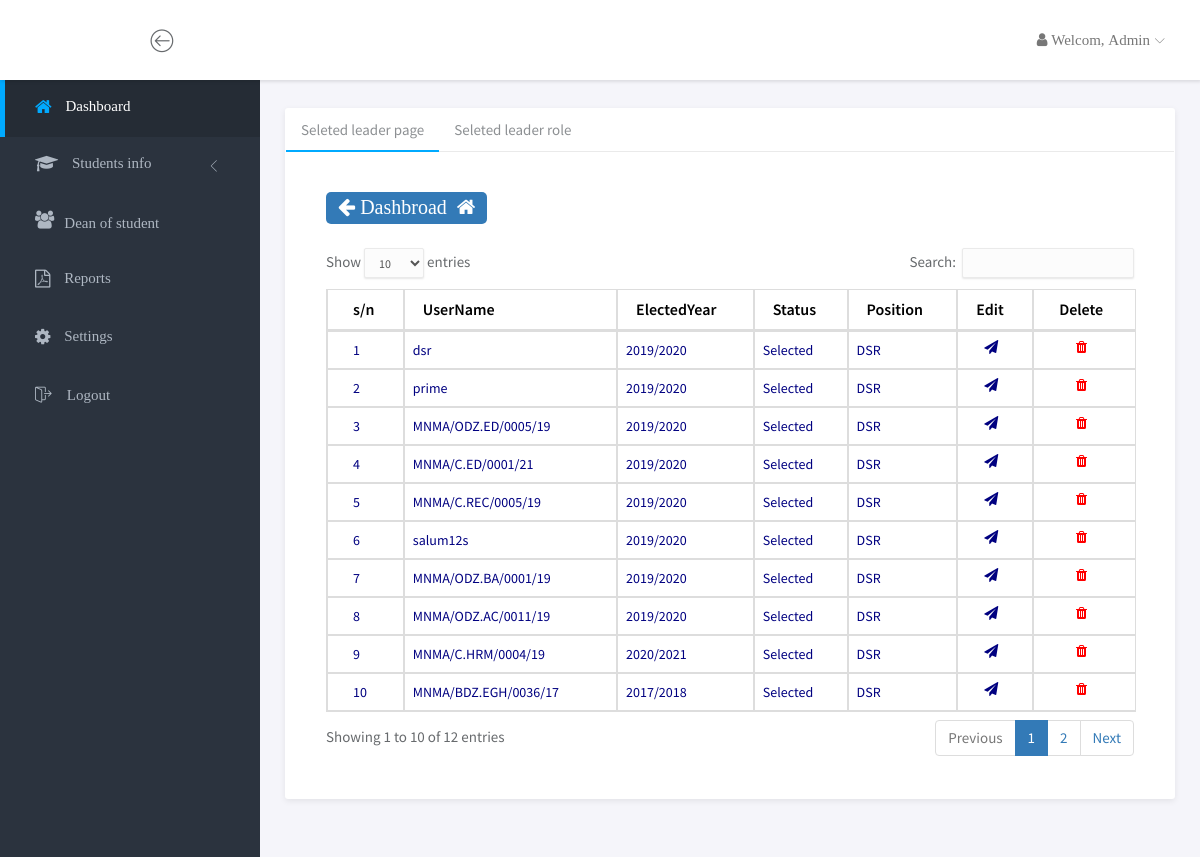
/dash_admin/pages/leader_selected.php (signed in), run on the app's committed database.
### tables this page shows
CREATE TABLE `selectedleader` (
  `LeaderID` int(11) NOT NULL,
  `RegNo` varchar(50) NOT NULL,
  `Possition` varchar(50) DEFAULT NULL,
  `ElectedYear` varchar(50) NOT NULL,
  `Status` varchar(50) DEFAULT NULL
);

### dash_admin/pages/leader_selected.php (the view, shortened to what this page needs)
<?php
	include '../include/header_dataTables.php';
	require_once 'dashbroad.php';
?>
	<div id="wrapper">
		<div class="main">
			<div class="main-content">
				<div class="container-fluid">
					<div class="panel panel-profile">
						<div class="clearfix">
							<div class="custom-tabs-line tabs-line-bottom left-aligned">
								<ul class="nav" role="tablist">
									<li class="active"><a href="#tab-bottom-left1" role="tab" data-toggle="tab">Seleted leader page</a></li>
									<li><a href="#tab-bottom-left2" role="tab" data-toggle="tab">Seleted leader  role</a></li>
								</ul>
							</div>
							<div class="tab-content">
								<div class="tab-pane fade in active" id="tab-bottom-left1">
									<div class="panel-heading">
										<div class="left">
											<span class="label label-primary lb-style-st-1">
												<a href="index.php" style="color:white" class="fa fa-arrow-left "> Dashbroad  &nbsp;<i class="fa fa-home"></i></a>
											</span>
										</div>
									</div>
									<div class="panel-body">
										<table class="table  table-bordered table-hover" id="dataTables-example" >
											<thead>
									            <tr style="color: black; text-align: center;">
									            	<th>s/n</th>
													<th>UserName</th>
													<th>ElectedYear</th>
													<th>Status</th>
									                <th>Position</th>
									                <th> Edit</th>
									                <th> Delete</th>
												 </tr>
									        </thead>
									        <tbody>
												<?php
													$no = 1;
													$query=mysqli_query($con,"select * from selectedleader where Status='Selected' ");
															while($row=mysqli_fetch_array($query))
															{
																?>
																<tr style="color: #000080; font-size: 14px;">
																	<td><?php echo $no ?></td>
																	<td><?php echo $row['RegNo']; ?></td>
																	<td><?php echo $row['ElectedYear']; ?></td>
																	<td><?php echo $row['Status']; ?></td>
																	<td><?php echo $row['Possition']; ?></td>
																	<td>
															             <a href="selected_edt.php?Change=<?php echo $row['RegNo']; ?>">
															                    <span class="fa fa-send " style="padding-left: 31%; color: #000080;" title="Edit">
															                     </span>
															            </a>
															        </td>
															        <td>
																		<a href="selected__del.php?Ddelete=<?php echo $row['RegNo'];   ?>" onclick="return confirm('Are you sure want to delete..?')">
																			<span class="fa fa-trash " style="color: #FF0000; padding-left: 25%;" title="Delete">
																			</span>
																		</a>
																	</td>
																</tr>
												<?php
													$no = $no +  1;
														}
												?>
											</tbody>
										</table>
									</div>
								</div>
							</div>
						</div>
					</div>
				</div>
			</div>
		</div>
	</div>
<?php
	include '../include/footer_dataTables.php';
?>

### assets/css/main.css (style rules this page uses)
html { position: relative; min-height: 100%; }
body { background-color: #F3F5F8; font-family: "Source Sans Pro", sans-serif; font-size: 15px; color: #676a6d; }
a { color: #3287B2; }
th { font-weight: 600; }
#wrapper .main { -webkit-transition: all 0.3s ease-in-out; -moz-transition: all 0.3s ease-in-out; -ms-transition: all 0.3s ease-in-out; -o-transition: all 0.3s ease-in-out; transition: all 0.3s ease-in-out; width: calc(100% - 260px); left: 0; position: relative; float: right; background-color: #f5f5fa; }
#wrapper #sidebar-nav, #wrapper .main { padding-top: 80px; }
.main-content { padding: 28px 10px; }
.panel { -webkit-border-radius: 3px; -moz-border-radius: 3px; border-radius: 3px; -moz-box-shadow: 0 2px 6px rgba(0, 0, 0, 0.08); -webkit-box-shadow: 0 2px 6px rgba(0, 0, 0, 0.08); box-shadow: 0 2px 6px rgba(0, 0, 0, 0.08); background-color: #fff; margin-bottom: 30px; }
.panel .panel-heading, .panel .panel-body, .panel .panel-footer { padding-left: 25px; padding-right: 25px; }
.panel .panel-heading { padding-top: 20px; padding-bottom: 20px; position: relative; }
.panel .panel-body { padding-top: 10px; padding-bottom: 15px; }
.panel .table > thead > tr > td:first-child, .panel .table > thead > tr > th:first-child, .panel .table > tbody > tr > td:first-child, .panel .table > tbody > tr > th:first-child, .panel .table > tfoot > tr > td:first-child, .panel .table > tfoot > tr > th:first-child { padding-left: 25px; }
.panel .table > thead > tr > td:last-child, .panel .table > thead > tr > th:last-child, .panel .table > tbody > tr > td:last-child, .panel .table > tbody > tr > th:last-child, .panel .table > tfoot > tr > td:last-child, .panel .table > tfoot > tr > th:last-child { padding-left: 25px; }
.label { font-weight: normal; }
.custom-tabs-line ul { display: inline-block; vertical-align: middle; *vertical-align: auto; *zoom: 1; *display: inline; }
.custom-tabs-line ul > li { float: left; }
.custom-tabs-line ul > li a { color: #8d9093; font-weight: normal; }
.custom-tabs-line.tabs-line-bottom { border-bottom: 1px solid #eaeaea; }
.custom-tabs-line.tabs-line-bottom ul > li { margin-bottom: -1px; }
.custom-tabs-line.tabs-line-bottom a { border-bottom: 1px solid transparent; }
.custom-tabs-line.tabs-line-bottom .active a { border-bottom: 2px solid #00AAFF; }
.custom-tabs-line.left-aligned { text-align: left; }
.tab-pane { padding: 25px 15px; }
.panel-profile { position: relative; }

### assets/css/style.css (style rules this page uses)
.lb-style-st-1 { font-size: 20px; font-family: Times new roman; }

### data on the page
selectedleader: RegNo "dsr", ElectedYear "2019/2020", Status "Selected", Possition "DSR"
selectedleader: RegNo "prime", ElectedYear "2019/2020", Status "Selected", Possition "DSR"
selectedleader: RegNo "MNMA/ODZ.ED/0005/19", ElectedYear "2019/2020", Status "Selected", Possition "DSR"
selectedleader: RegNo "MNMA/C.ED/0001/21", ElectedYear "2019/2020", Status "Selected", Possition "DSR"
selectedleader: RegNo "MNMA/C.REC/0005/19", ElectedYear "2019/2020", Status "Selected", Possition "DSR"
selectedleader: RegNo "salum12s", ElectedYear "2019/2020", Status "Selected", Possition "DSR"
selectedleader: RegNo "MNMA/ODZ.BA/0001/19", ElectedYear "2019/2020", Status "Selected", Possition "DSR"
selectedleader: RegNo "MNMA/ODZ.AC/0011/19", ElectedYear "2019/2020", Status "Selected", Possition "DSR"
selectedleader: RegNo "MNMA/C.HRM/0004/19", ElectedYear "2020/2021", Status "Selected", Possition "DSR"
selectedleader: RegNo "MNMA/BDZ.EGH/0036/17", ElectedYear "2017/2018", Status "Selected", Possition "DSR"

### other printed values
$_SESSION['Status'] "Admin"
